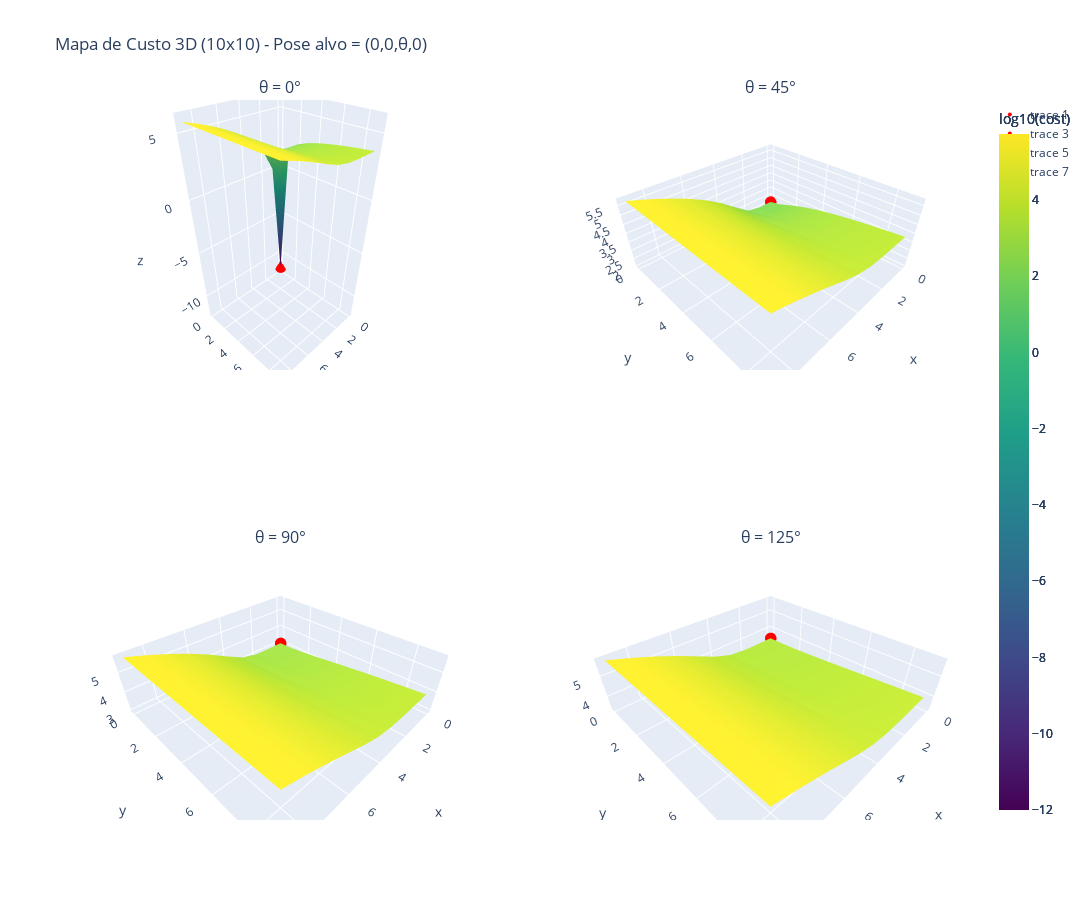

The notebook cell saved with this chart:
### Code cell
import numpy as np
from plotly.subplots import make_subplots
import plotly.graph_objects as go

# Grid 10x10 (x = 0..9, y = 0..9)
nx, ny = 10, 10
xs = np.arange(nx)
ys = np.arange(ny)

# Orientations in degrees requested
deg_list = [0, 45, 90, 125]

# Prepare container for log10(cost) maps
maps = []

# Compute cost for each orientation
for deg in deg_list:
    theta = np.deg2rad(deg)
    goal = np.array([0.0, 0.0, theta, 0.0])  # goal pose [x, y, theta, phi]
    cost_map = np.zeros((ny, nx), dtype=float)  # row = y, col = x

    for i, x in enumerate(xs):
        for j, y in enumerate(ys):
            state = np.array([float(x), float(y), 0.0, 0.0])  # sample state
            state_cost, input_cost = compute_tailored_cost(state, goal)
            total = float(state_cost)
            cost_map[ny - 1 - j, i] = total  # flip y so origin (0,0) at bottom-left

    # use log10 for visualization (avoid -inf)
    maps.append(np.log10(cost_map + 1e-12))

# Global min/max for consistent color scale
vmin = min(m.min() for m in maps)
vmax = max(m.max() for m in maps)

# Create 2x2 subplot 3D surfaces
fig = make_subplots(
    rows=2, cols=2,
    specs=[[{'type': 'surface'}, {'type': 'surface'}],
           [{'type': 'surface'}, {'type': 'surface'}]],
    subplot_titles=[f"θ = {d}°" for d in deg_list]
)

positions = [(1,1),(1,2),(2,1),(2,2)]
for m, (r,c), deg in zip(maps, positions, deg_list):
    # meshgrid must match how m was constructed (y was flipped), so use ys[::-1]
    X, Y = np.meshgrid(xs, ys[::-1])
    surf = go.Surface(
        x=X, y=Y, z=m,
        colorscale="Viridis",
        cmin=vmin, cmax=vmax,
        colorbar=dict(title="log10(cost)"),
        showscale=True
    )
    fig.add_trace(surf, row=r, col=c)

    # mark goal (0,0) on each subplot (z value at goal)
    z_goal = m[-1, 0]  # because m was stored with flipped y: row -1 corresponds to y=0
    fig.add_trace(
        go.Scatter3d(x=[0], y=[0], z=[z_goal], mode="markers",
                     marker=dict(color="red", size=4)),
        row=r, col=c
    )

fig.update_layout(height=900, width=1100, title_text="Mapa de Custo 3D (10x10) - Pose alvo = (0,0,θ,0)")
fig.show()

### Figure 1 — Plotly figure (JSON) as saved in the notebook; plotly's stock layout.template omitted (floating-point values rounded to 4 significant figures)
{"data": [{"cmax": 5.732, "cmin": -12, "colorbar": {"title": {"text": "log10(cost)"}}, "colorscale": [[0, "#440154"], [0.1111, "#482878"], [0.2222, "#3e4989"], [0.3333, "#31688e"], [0.4444, "#26828e"], [0.5556, "#1f9e89"], [0.6667, "#35b779"], [0.7778, "#6ece58"], [0.8889, "#b5de2b"], [1, "#fde725"]], "scene": "scene", "showscale": true, "type": "surface", "x": [[0, 1, 2, 3, 4, 5, 6, 7, 8, 9], [0, 1, 2, 3, 4, 5, 6, 7, 8, 9], [0, 1, 2, 3, 4, 5, 6, 7, 8, 9], [0, 1, 2, 3, 4, 5, 6, 7, 8, 9], [0, 1, 2, 3, 4, 5, 6, 7, 8, 9], [0, 1, 2, 3, 4, 5, 6, 7, 8, 9], [0, 1, 2, 3, 4, 5, 6, 7, 8, 9], [0, 1, 2, 3, 4, 5, 6, 7, 8, 9], [0, 1, 2, 3, 4, 5, 6, 7, 8, 9], [0, 1, 2, 3, 4, 5, 6, 7, 8, 9]], "y": [[9, 9, 9, 9, 9, 9, 9, 9, 9, 9], [8, 8, 8, 8, 8, 8, 8, 8, 8, 8], [7, 7, 7, 7, 7, 7, 7, 7, 7, 7], [6, 6, 6, 6, 6, 6, 6, 6, 6, 6], [5, 5, 5, 5, 5, 5, 5, 5, 5, 5], [4, 4, 4, 4, 4, 4, 4, 4, 4, 4], [3, 3, 3, 3, 3, 3, 3, 3, 3, 3], [2, 2, 2, 2, 2, 2, 2, 2, 2, 2], [1, 1, 1, 1, 1, 1, 1, 1, 1, 1], [0, 0, 0, 0, 0, 0, 0, 0, 0, 0]], "z": [[3.784, 3.784, 3.788, 3.833, 4.007, 4.336, 4.722, 5.092, 5.428, 5.73], [3.681, 3.681, 3.687, 3.743, 3.949, 4.31, 4.711, 5.088, 5.426, 5.729], [3.565, 3.565, 3.573, 3.644, 3.89, 4.286, 4.702, 5.084, 5.425, 5.728], [3.431, 3.432, 3.442, 3.535, 3.832, 4.263, 4.693, 5.08, 5.423, 5.728], [3.273, 3.273, 3.288, 3.416, 3.776, 4.243, 4.686, 5.077, 5.422, 5.727], [3.079, 3.08, 3.102, 3.285, 3.724, 4.226, 4.68, 5.075, 5.421, 5.726], [2.829, 2.83, 2.869, 3.147, 3.679, 4.212, 4.675, 5.073, 5.42, 5.726], [2.477, 2.479, 2.561, 3.012, 3.643, 4.202, 4.672, 5.072, 5.419, 5.726], [1.875, 1.881, 2.143, 2.905, 3.62, 4.196, 4.67, 5.071, 5.419, 5.726], [-12.0, 4.343e-13, 1.806, 2.863, 3.612, 4.194, 4.669, 5.071, 5.419, 5.725]]}, {"marker": {"color": "red", "size": 4}, "mode": "markers", "scene": "scene", "type": "scatter3d", "x": [0], "y": [0], "z": [-12]}, {"cmax": 5.732, "cmin": -12, "colorbar": {"title": {"text": "log10(cost)"}}, "colorscale": [[0, "#440154"], [0.1111, "#482878"], [0.2222, "#3e4989"], [0.3333, "#31688e"], [0.4444, "#26828e"], [0.5556, "#1f9e89"], [0.6667, "#35b779"], [0.7778, "#6ece58"], [0.8889, "#b5de2b"], [1, "#fde725"]], "scene": "scene2", "showscale": true, "type": "surface", "x": [[0, 1, 2, 3, 4, 5, 6, 7, 8, 9], [0, 1, 2, 3, 4, 5, 6, 7, 8, 9], [0, 1, 2, 3, 4, 5, 6, 7, 8, 9], [0, 1, 2, 3, 4, 5, 6, 7, 8, 9], [0, 1, 2, 3, 4, 5, 6, 7, 8, 9], [0, 1, 2, 3, 4, 5, 6, 7, 8, 9], [0, 1, 2, 3, 4, 5, 6, 7, 8, 9], [0, 1, 2, 3, 4, 5, 6, 7, 8, 9], [0, 1, 2, 3, 4, 5, 6, 7, 8, 9], [0, 1, 2, 3, 4, 5, 6, 7, 8, 9]], "y": [[9, 9, 9, 9, 9, 9, 9, 9, 9, 9], [8, 8, 8, 8, 8, 8, 8, 8, 8, 8], [7, 7, 7, 7, 7, 7, 7, 7, 7, 7], [6, 6, 6, 6, 6, 6, 6, 6, 6, 6], [5, 5, 5, 5, 5, 5, 5, 5, 5, 5], [4, 4, 4, 4, 4, 4, 4, 4, 4, 4], [3, 3, 3, 3, 3, 3, 3, 3, 3, 3], [2, 2, 2, 2, 2, 2, 2, 2, 2, 2], [1, 1, 1, 1, 1, 1, 1, 1, 1, 1], [0, 0, 0, 0, 0, 0, 0, 0, 0, 0]], "z": [[3.792, 3.792, 3.797, 3.84, 4.013, 4.339, 4.723, 5.093, 5.429, 5.73], [3.692, 3.692, 3.698, 3.752, 3.955, 4.313, 4.712, 5.088, 5.427, 5.729], [3.579, 3.579, 3.587, 3.656, 3.897, 4.288, 4.703, 5.084, 5.425, 5.729], [3.45, 3.451, 3.46, 3.55, 3.84, 4.266, 4.694, 5.081, 5.423, 5.728], [3.3, 3.3, 3.314, 3.435, 3.785, 4.246, 4.687, 5.078, 5.422, 5.727], [3.121, 3.121, 3.141, 3.312, 3.734, 4.229, 4.681, 5.075, 5.421, 5.727], [2.901, 2.902, 2.935, 3.183, 3.689, 4.215, 4.676, 5.074, 5.42, 5.726], [2.624, 2.625, 2.686, 3.061, 3.655, 4.205, 4.673, 5.072, 5.419, 5.726], [2.293, 2.295, 2.415, 2.966, 3.633, 4.199, 4.671, 5.071, 5.419, 5.726], [2.083, 2.087, 2.267, 2.929, 3.625, 4.197, 4.67, 5.071, 5.419, 5.726]]}, {"marker": {"color": "red", "size": 4}, "mode": "markers", "scene": "scene2", "type": "scatter3d", "x": [0], "y": [0], "z": [2.083]}, {"cmax": 5.732, "cmin": -12, "colorbar": {"title": {"text": "log10(cost)"}}, "colorscale": [[0, "#440154"], [0.1111, "#482878"], [0.2222, "#3e4989"], [0.3333, "#31688e"], [0.4444, "#26828e"], [0.5556, "#1f9e89"], [0.6667, "#35b779"], [0.7778, "#6ece58"], [0.8889, "#b5de2b"], [1, "#fde725"]], "scene": "scene3", "showscale": true, "type": "surface", "x": [[0, 1, 2, 3, 4, 5, 6, 7, 8, 9], [0, 1, 2, 3, 4, 5, 6, 7, 8, 9], [0, 1, 2, 3, 4, 5, 6, 7, 8, 9], [0, 1, 2, 3, 4, 5, 6, 7, 8, 9], [0, 1, 2, 3, 4, 5, 6, 7, 8, 9], [0, 1, 2, 3, 4, 5, 6, 7, 8, 9], [0, 1, 2, 3, 4, 5, 6, 7, 8, 9], [0, 1, 2, 3, 4, 5, 6, 7, 8, 9], [0, 1, 2, 3, 4, 5, 6, 7, 8, 9], [0, 1, 2, 3, 4, 5, 6, 7, 8, 9]], "y": [[9, 9, 9, 9, 9, 9, 9, 9, 9, 9], [8, 8, 8, 8, 8, 8, 8, 8, 8, 8], [7, 7, 7, 7, 7, 7, 7, 7, 7, 7], [6, 6, 6, 6, 6, 6, 6, 6, 6, 6], [5, 5, 5, 5, 5, 5, 5, 5, 5, 5], [4, 4, 4, 4, 4, 4, 4, 4, 4, 4], [3, 3, 3, 3, 3, 3, 3, 3, 3, 3], [2, 2, 2, 2, 2, 2, 2, 2, 2, 2], [1, 1, 1, 1, 1, 1, 1, 1, 1, 1], [0, 0, 0, 0, 0, 0, 0, 0, 0, 0]], "z": [[3.848, 3.848, 3.852, 3.891, 4.047, 4.355, 4.73, 5.096, 5.43, 5.731], [3.761, 3.761, 3.766, 3.813, 3.994, 4.33, 4.72, 5.091, 5.428, 5.73], [3.667, 3.667, 3.673, 3.73, 3.942, 4.307, 4.71, 5.087, 5.426, 5.729], [3.565, 3.565, 3.572, 3.643, 3.89, 4.285, 4.702, 5.084, 5.425, 5.728], [3.454, 3.454, 3.464, 3.553, 3.841, 4.266, 4.695, 5.081, 5.423, 5.728], [3.336, 3.336, 3.349, 3.462, 3.797, 4.25, 4.689, 5.079, 5.422, 5.727], [3.216, 3.216, 3.232, 3.375, 3.759, 4.237, 4.684, 5.077, 5.421, 5.727], [3.103, 3.104, 3.125, 3.301, 3.73, 4.228, 4.681, 5.075, 5.421, 5.726], [3.019, 3.019, 3.045, 3.249, 3.711, 4.222, 4.679, 5.074, 5.42, 5.726], [2.986, 2.987, 3.014, 3.23, 3.705, 4.22, 4.678, 5.074, 5.42, 5.726]]}, {"marker": {"color": "red", "size": 4}, "mode": "markers", "scene": "scene3", "type": "scatter3d", "x": [0], "y": [0], "z": [2.986]}, {"cmax": 5.732, "cmin": -12, "colorbar": {"title": {"text": "log10(cost)"}}, "colorscale": [[0, "#440154"], [0.1111, "#482878"], [0.2222, "#3e4989"], [0.3333, "#31688e"], [0.4444, "#26828e"], [0.5556, "#1f9e89"], [0.6667, "#35b779"], [0.7778, "#6ece58"], [0.8889, "#b5de2b"], [1, "#fde725"]], "scene": "scene4", "showscale": true, "type": "surface", "x": [[0, 1, 2, 3, 4, 5, 6, 7, 8, 9], [0, 1, 2, 3, 4, 5, 6, 7, 8, 9], [0, 1, 2, 3, 4, 5, 6, 7, 8, 9], [0, 1, 2, 3, 4, 5, 6, 7, 8, 9], [0, 1, 2, 3, 4, 5, 6, 7, 8, 9], [0, 1, 2, 3, 4, 5, 6, 7, 8, 9], [0, 1, 2, 3, 4, 5, 6, 7, 8, 9], [0, 1, 2, 3, 4, 5, 6, 7, 8, 9], [0, 1, 2, 3, 4, 5, 6, 7, 8, 9], [0, 1, 2, 3, 4, 5, 6, 7, 8, 9]], "y": [[9, 9, 9, 9, 9, 9, 9, 9, 9, 9], [8, 8, 8, 8, 8, 8, 8, 8, 8, 8], [7, 7, 7, 7, 7, 7, 7, 7, 7, 7], [6, 6, 6, 6, 6, 6, 6, 6, 6, 6], [5, 5, 5, 5, 5, 5, 5, 5, 5, 5], [4, 4, 4, 4, 4, 4, 4, 4, 4, 4], [3, 3, 3, 3, 3, 3, 3, 3, 3, 3], [2, 2, 2, 2, 2, 2, 2, 2, 2, 2], [1, 1, 1, 1, 1, 1, 1, 1, 1, 1], [0, 0, 0, 0, 0, 0, 0, 0, 0, 0]], "z": [[3.938, 3.938, 3.941, 3.973, 4.106, 4.386, 4.743, 5.101, 5.433, 5.732], [3.869, 3.869, 3.873, 3.91, 4.06, 4.362, 4.733, 5.097, 5.431, 5.731], [3.797, 3.797, 3.802, 3.845, 4.016, 4.34, 4.724, 5.093, 5.429, 5.731], [3.724, 3.724, 3.729, 3.78, 3.973, 4.321, 4.716, 5.09, 5.427, 5.73], [3.65, 3.651, 3.657, 3.716, 3.933, 4.303, 4.709, 5.087, 5.426, 5.729], [3.579, 3.579, 3.587, 3.656, 3.897, 4.288, 4.703, 5.084, 5.425, 5.729], [3.515, 3.515, 3.523, 3.602, 3.867, 4.276, 4.698, 5.082, 5.424, 5.728], [3.462, 3.462, 3.471, 3.559, 3.845, 4.268, 4.695, 5.081, 5.423, 5.728], [3.427, 3.427, 3.437, 3.531, 3.83, 4.262, 4.693, 5.08, 5.423, 5.728], [3.414, 3.414, 3.425, 3.522, 3.826, 4.261, 4.692, 5.08, 5.423, 5.728]]}, {"marker": {"color": "red", "size": 4}, "mode": "markers", "scene": "scene4", "type": "scatter3d", "x": [0], "y": [0], "z": [3.414]}], "layout": {"annotations": [{"font": {"size": 16}, "showarrow": false, "text": "θ = 0°", "x": 0.225, "xanchor": "center", "xref": "paper", "y": 1, "yanchor": "bottom", "yref": "paper"}, {"font": {"size": 16}, "showarrow": false, "text": "θ = 45°", "x": 0.775, "xanchor": "center", "xref": "paper", "y": 1, "yanchor": "bottom", "yref": "paper"}, {"font": {"size": 16}, "showarrow": false, "text": "θ = 90°", "x": 0.225, "xanchor": "center", "xref": "paper", "y": 0.375, "yanchor": "bottom", "yref": "paper"}, {"font": {"size": 16}, "showarrow": false, "text": "θ = 125°", "x": 0.775, "xanchor": "center", "xref": "paper", "y": 0.375, "yanchor": "bottom", "yref": "paper"}], "height": 900, "scene": {"domain": {"x": [0, 0.45], "y": [0.625, 1]}}, "scene2": {"domain": {"x": [0.55, 1], "y": [0.625, 1]}}, "scene3": {"domain": {"x": [0, 0.45], "y": [0, 0.375]}}, "scene4": {"domain": {"x": [0.55, 1], "y": [0, 0.375]}}, "title": {"text": "Mapa de Custo 3D (10x10) - Pose alvo = (0,0,θ,0)"}, "width": 1100}}
